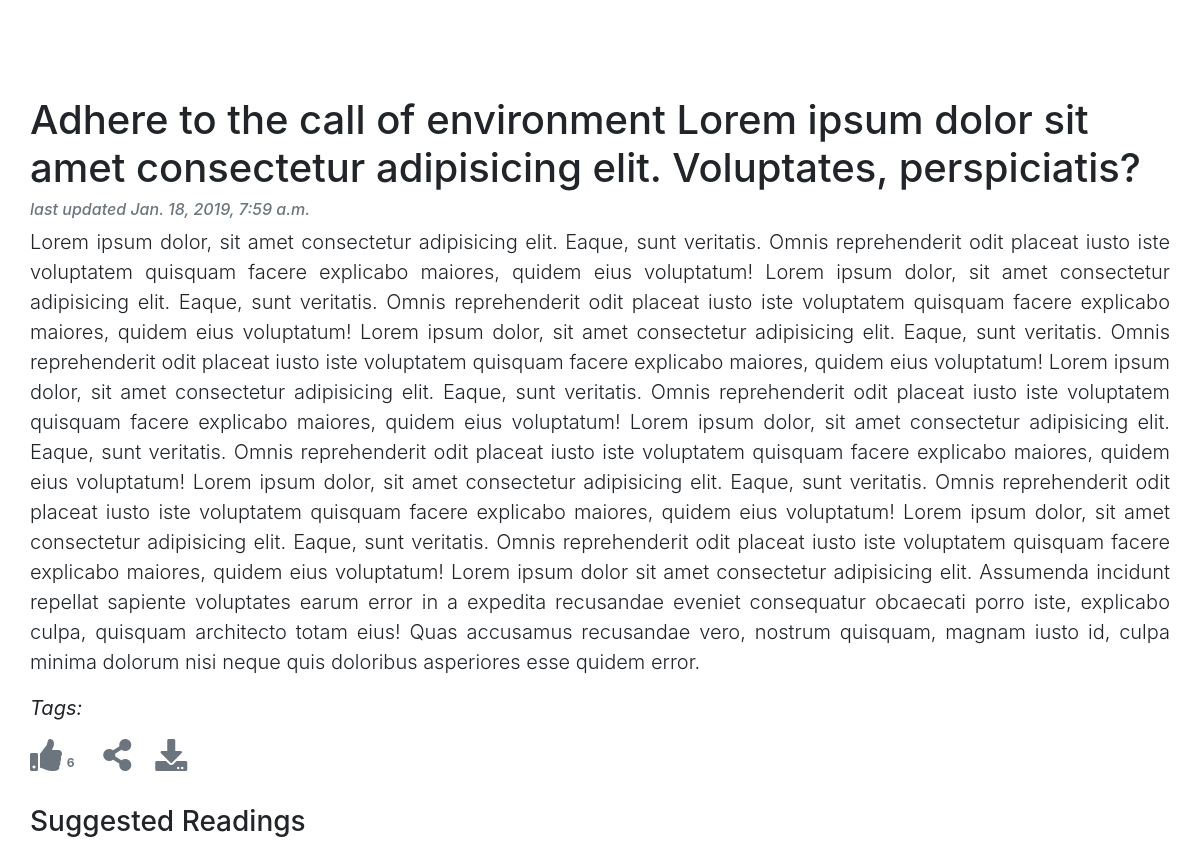
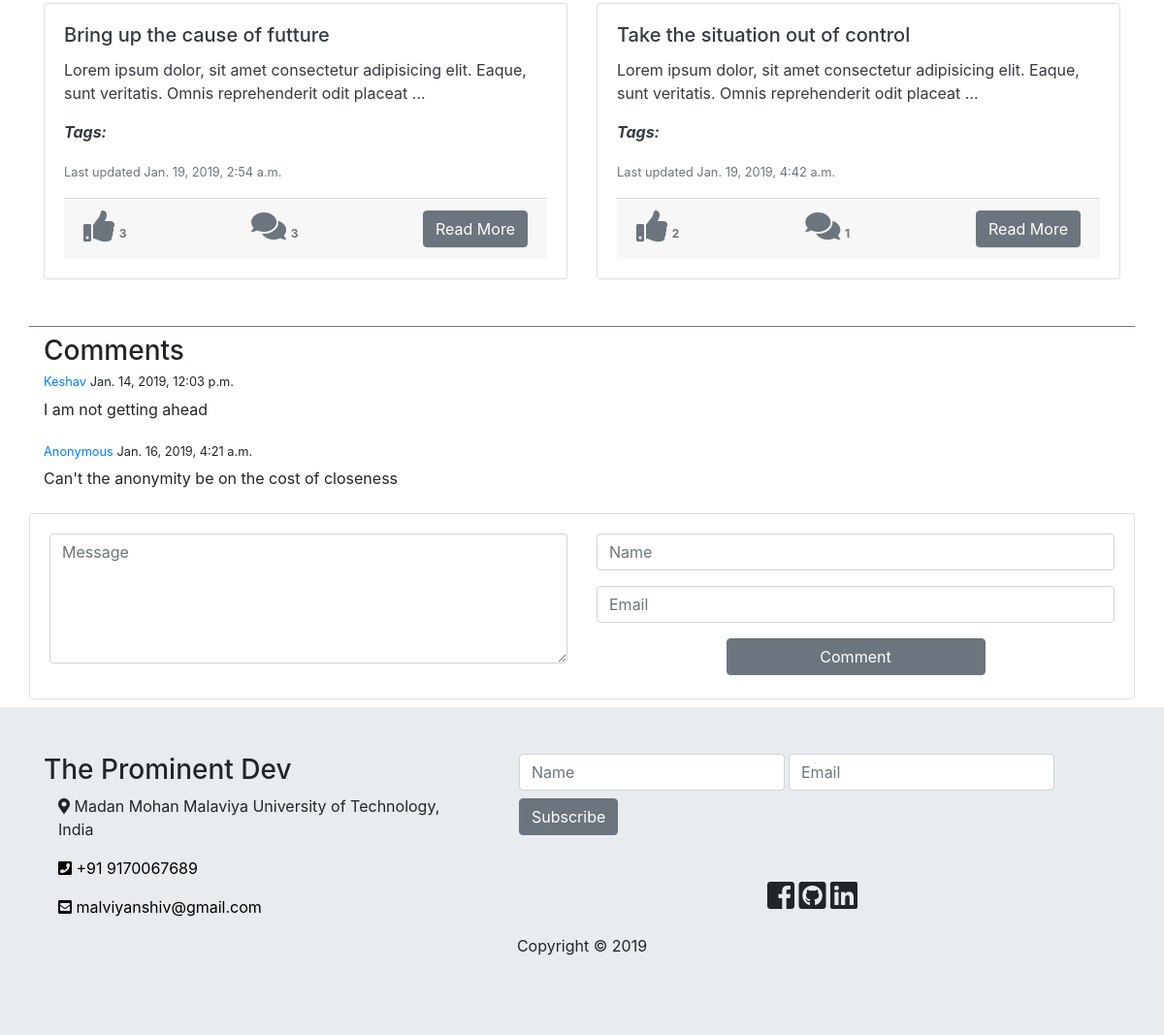
The page /blog/post/13/1/2019/adhere-call-environment on the database its author committed (2 pictures, top to bottom).
### blog/models.py (models this page shows, shortened)
class Post(models.Model):
    STATUS_CHOICES = (
        ('draft', 'Draft'),
        ('published', 'Published'),
    )
    title = models.CharField(max_length=250)
    slug = models.SlugField(unique_for_date="publish", max_length=250)
    author = models.ForeignKey(User, on_delete=models.CASCADE, related_name='blog_posts')
    body = models.TextField()
    tags = TaggableManager()
    publish = models.DateTimeField(default=timezone.now)
    created = models.DateTimeField(auto_now_add=True)
    updated = models.DateTimeField(auto_now=True)
    status = models.CharField(max_length=10, choices=STATUS_CHOICES, default='draft')
    like_count = models.IntegerField(default=0)
    comment_count = models.IntegerField(default=0)
    objects = models.Manager() # the default manager
    published = PublishedManager() # our custom manager
    class Meta:
        ordering = ('-publish',)
    def get_absolute_url(self):
        return reverse('blog:post_detail',
                        args=[ self.publish.day, self.publish.month, self.publish.year, self.slug])

class Comment(models.Model):
    post = models.ForeignKey(Post, on_delete=models.CASCADE, related_name='comments')
    name = models.CharField( max_length=80, blank=True, default="Anonymous")
    email = models.EmailField(blank=True, default="user@email.com")
    body = models.TextField()
    created = models.DateTimeField(auto_now_add=True)
    updated = models.DateTimeField(auto_now=True)
    active = models.BooleanField(default=True) #to delete any comment by admin
    class Meta:
        ordering = ('created', )

### blog/views.py (the view, shortened to what this page needs)
# urls.py: path("post/<int:day>/<int:month>/<int:year>/<slug:slug>", views.post_detail, name="post_detail"),
def post_detail(requests, day, month, year, slug):
    post = get_object_or_404(Post, slug=slug, status='published',publish__year=year, publish__month=month, publish__day=day)
    comments = post.comments.filter(active=True)
    posts = Post.published.all().exclude(id=post.id)[:2]
    return render(requests, "blog/detail.html", {"post": post, "comments": comments, "posts":posts})

### blog/models.py (called while the page is built)
    def get_queryset(self):
        return super(PublishedManager, self).get_queryset().filter(status='published')

### blog/templates/blog/detail.html (shortened to what this page needs)
{% load static %}
<!DOCTYPE html>
<html lang="en">
<head>
    <link rel="stylesheet" href="https://use.fontawesome.com/releases/v5.6.3/css/all.css"
 />
    <link rel="stylesheet" href="https://stackpath.bootstrapcdn.com/bootstrap/4.1.3/css/bootstrap.min.css"
 />
    <link rel="stylesheet" href="{% static 'css/detail.css' %}" />
</head>
<body>
    <section id="main-area" class="pt-5 py-2">
        <div class="container">
            <div class="row pt-5">
                <h1 class="responsive-header-text">{{ post.title }} Lorem ipsum dolor sit amet consectetur adipisicing elit. Voluptates, perspiciatis?</h1>
                <small class="text-muted h6"><i>last updated {{ post.updated }}</i></small>
                <p class="lead">{{ post.body }} Lorem ipsum dolor sit amet consectetur adipisicing elit. Assumenda incidunt repellat sapiente voluptates
                     earum error in a expedita recusandae eveniet consequatur obcaecati
                     porro iste, explicabo culpa, quisquam architecto totam eius! Quas accusamus recusandae vero, nostrum
                     quisquam, magnam iusto id, culpa minima dolorum nisi neque quis doloribus asperiores esse quidem error.</p>
            </div>
            <div class="row">
                <p class="lead"><i><b>Tags:</b> {{ post.tags.all|join:", " }} </i></p>
            </div>
            <div class="row d-flex text-black-50">
                <a class="post-like mr-4" data-value="{{post.get_absolute_url}}/like" href="#"><i class="fas fa-thumbs-up fa-2x"></i><span class="badge">{{ post.like_count }}</span></a>
                <a href="{{ post.get_absolute_url }}/share" data-toggle="modal" data-target="#modalshareform" target="_blank" class="mr-4"><i class="fas fa-share-alt fa-2x"></i></a>
                <a href="{{ post.get_absolute_url }}/download" target="_blank"><i class="fa fa-download fa-2x" aria-hidden="true"></i></a>
            </div>
            <div class="row mt-3 pt-3">
                <h3 class="mb-2">Suggested Readings</h3>
            </div>
            <div class="row border-bottom border-secondary mt-3">
                {% for post in posts %}
                <div class="col-md-6">
                    <div class="card mb-5">
                        <div class="card-body text-dark">
                            <h5 class="card-title">
                                {{ post.title }}
                            </h5>
                            <p class="card-text">
                                {{ post.body | truncatewords:15 }}
                            </p>
                            <p class="card-text">
                                <p><i><b>Tags:</b> {{ post.tags.all|join:", " }} </i></p>
                                <small class="text-muted">Last updated {{ post.updated }}</small>
                            </p>
                            <div class="card-footer text-secondary d-flex justify-content-between">
                                <a class="post-like" data-value="{{post.get_absolute_url}}/like" href="#"><i class="fas fa-thumbs-up fa-2x"></i><span class="badge">{{ post.like_count }}</span></a>
                                <a href="{{ post.get_absolute_url }}"><i class="fas fa-comments fa-2x"></i><span class="badge">{{ post.comment_count }}</span></a>
                                <a href="{{ post.get_absolute_url }}" class="btn btn-secondary">Read More</a>
                            </div>
                        </div>
                    </div>
                </div>
                {% endfor %}
            </div>
            <div class="mt-2" id="comment-section">
                <div class="row">
                    <div class="comments col-md-9" id="comments">
                        <h3 class="mb-2">Comments</h3>
                        {% for comment in comments %}
                        <div class="comment mb-2 row">
                            <div class="comment-content col-md-11 col-sm-10">
                                <h6 class="small comment-meta"><span class="text-primary">{{ comment.name }}</span> {{ comment.created }}</h6>
                                <div class="comment-body">
                                    <p>
                                       {{ comment.body }}
                                        <br>
                                    </p>
                                </div>
                            </div>
                        </div>
                        {% endfor %}
                    </div>
                </div>
            </div>
            <div class="row">
                <div class="card card-form w-100 bg-transparent">
                    <div class="card-body">
                        <form action="{{ post.get_absolute_url }}" method="POST">
                            <div class="row">
                                <div class="col-sm-6">
                                    <div class="form-group">
                                        <textarea rows="5" class="form-control" placeholder="Message" required name="body"></textarea>
                                    </div>
                                </div>
                                <div class="col-sm-6">
                                    <div class="form-group">
                                        <input type="text" name="name" id="" class="form-control" placeholder="Name" />
                                    </div>
                                    <div class="form-group">
                                        <input type="email" name="email" id="" class="form-control" placeholder="Email" />
                                    </div>
                                    <input type="submit" value="Comment" class="btn btn-secondary btn-block w-50 m-auto" />
                                </div>
                            </div>
                        </form>
                    </div>
                </div>
            </div>
        </div>
    </section>
    <section id="footer" class="pt-5 bg-my jumbotron jumbotron-fluid text-black">
        <div class="container">
            <div class="row">
                <div class="col-md-5">
                    <h3>The Prominent Dev</h5>
                        <div class="container">
                            <div class="d-flex">
                                <p>
                                    <i class="fa fa-map-marker-alt" aria-hidden="true"></i>
                                    Madan Mohan Malaviya University of Technology, India
                                </p>
                            </div>
                            <div class="d-flex">
                                <a href="tel:+919170067689">
                                    <p>
                                        <i class="fa fa-phone-square" aria-hidden="true"></i> +91
                                        9170067689
                                    </p>
                                </a>
                            </div>
                            <div class="d-flex">
                                <a href="mailto:malviyanshiv@gmail.com?Subject=Call from website">
                                    <p>
                                        <i class="fa fa-envelope-square" aria-hidden="true"></i>
                                        malviyanshiv@gmail.com
                                    </p>
                                </a>
                            </div>
                        </div>
                </div>
                <div class="col-md-7 d-flex">
                    <div class="container d-flex">
                        <div class="row">
                            <div class="col-sm-12 d-flex justify-content-center">
                                <form action="">
                                    <div class="form-inline">
                                        <input type="text" name="name" id="" class="form-control mr-1 mb-2" placeholder="Name">
                                        <input type="Email" name="email" id="" class="form-control mr-1 mb-2" placeholder="Email">
                                        <input type="submit" value="Subscribe" class="btn btn-secondary mb-2">
                                    </div>
                                </form>
                            </div>
                            <div class="col-sm-12 text-center mt-3">
                                <i class="fab fa-facebook-square fa-2x"></i>
                                <i class="fab fa-github-square fa-2x"></i>
                                <i class="fab fa-linkedin fa-2x"></i>
                            </div>
                        </div>
                    </div>
                </div>
            </div>
        </div>
        <p class="d-block text-center">
            Copyright &copy; <span id="year"></span>
        </p>
    </section>
    </body>
    </html>

### blog/static/css/detail.css (style rules this page uses)
body a { text-decoration: none; color: #6c757d; }
#footer a { text-decoration: none; color: black !important; }
#footer { margin-bottom: 0px; }
.lead { text-align: justify; }
a.post-like { cursor: pointer; }

### rows shown on the page
Post: title "Adhere to the call of environment", updated "Jan. 18, 2019, 7:59 a.m.", body "Lorem ipsum dolor, sit amet consectetur adipisicing elit. Eaque, sunt veritatis. Omnis reprehenderit odit placeat iusto iste voluptatem quisquam facere explicabo maiores, quidem eius voluptatum! Lorem ipsum dolor, sit amet consectetur adipisicing elit. Eaque, sunt veritatis. Omnis reprehenderit odit placeat iusto iste voluptatem quisquam facere explicabo maiores, quidem eius voluptatum! Lorem ipsum dolor, sit amet consectetur adipisicing elit. Eaque, sunt veritatis. Omnis reprehenderit odit placeat iusto iste voluptatem quisquam facere explicabo maiores, quidem eius voluptatum! Lorem ipsum dolor, sit amet consectetur adipisicing elit. Eaque, sunt veritatis. Omnis reprehenderit odit placeat…", like_count "6"
Post: title "Bring up the cause of futture", body "Lorem ipsum dolor, sit amet consectetur adipisicing elit. Eaque, sunt veritatis. Omnis reprehenderit odit placeat …", updated "Jan. 19, 2019, 2:54 a.m.", like_count "3", comment_count "3"
Post: title "Take the situation out of control", body "Lorem ipsum dolor, sit amet consectetur adipisicing elit. Eaque, sunt veritatis. Omnis reprehenderit odit placeat …", updated "Jan. 19, 2019, 4:42 a.m.", like_count "2", comment_count "1"
Comment: name "Keshav", created "Jan. 14, 2019, 12:03 p.m.", body "I am not getting ahead"
Comment: name "Anonymous", created "Jan. 16, 2019, 4:21 a.m.", body "Can't the anonymity be on the cost of closeness"
